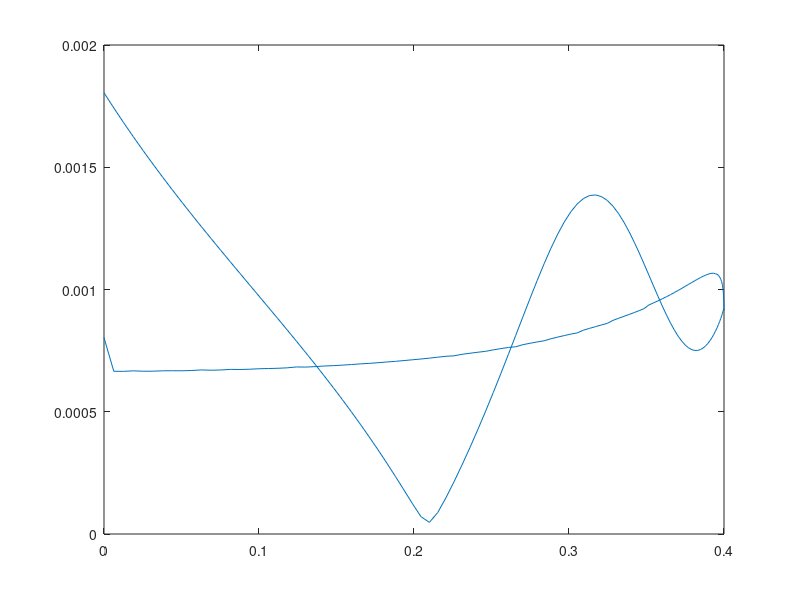

Here is the MATLAB script that generated this plot:
function application196
%definition des constantes
N=200; lamda=1; eta=377;
phi=pi/3;e=2.718; si=1.781;
k=2*pi/lamda;r=0.4;a=-pi/(N-1);
delta=2*pi*r/(N-1);
x=zeros(1,N);
y=zeros(1,N);
A=zeros(N,N);
E=zeros(1,N);
J=zeros(1,N);
%vecteur positions x,y
teta=pi/2;
for n=1:N
    x(1,n)=r*cos(teta);
    y(1,n)=sin(teta);
    teta=teta+a;
end

%vecteur E du champ incident
for n=1:N
    E(1,n)=exp(complex(0,(x(1,n)*cos(phi)+y(1,n)*sin(phi))));
end
%matrice A
for m=1:N
    for n=1:N
            if(n<m)||(n>m)
                   g=k*sqrt((x(n)-x(m))^2+(y(n)-y(m)^2));
                   A(m,n)=eta*k/4*delta*besselh(0,2,g);
            else
                A(n,n)=eta*k/4*(1-i*2/pi*log(si*k*delta/(4*e)));
            end
    end
end

%distribution de la densite de courant surfacique
J=E/A;
for n=1:N
    I(n)=abs(J(n));
end
plot(x,I)
phi1=pi/3; phi2=pi/4;
%vecteurs Vin et Vsn
Vin=zeros(N,1);
Vsn=zeros(1,N);
for m=1:N
    Vi(m,1)=delta*exp(complex(0,k*(x(m)*cos(phi1)+y(m)*sin(phi1))));
    Vs(1,m)=delta*exp(complex(0,k*(x(m)*cos(phi2)+y(m)*sin(phi2))));
end
%matrice Z
Z=delta*A;
%�valuons le terme SRC
SRC=k*eta/4*abs((Vs/Z)*Vi)

% Create the directory if it doesn't exist.
if ~exist('results/application196', 'dir')
    mkdir('results/application196');
end

% Base filename for text results
baseFilename_text = 'results/application196/application196_results.txt';
filename_text = baseFilename_text;
count_text = 1;

% Check if the text file exists and update the filename with a count
while exist(filename_text, 'file')
    filename_text = sprintf('results/application196/application196_results_%d.txt', count_text);
    count_text = count_text + 1;
end

% Open the text file for writing results
fileID_text = fopen(filename_text, 'w');

% Write variables and results to the text file
fprintf(fileID_text, 'N = %d\n', N);
fprintf(fileID_text, 'lamda = %f\n', lamda);
fprintf(fileID_text, 'eta = %f\n', eta);
fprintf(fileID_text, 'phi = %f\n', phi);
fprintf(fileID_text, 'k = %f\n', k);
fprintf(fileID_text, 'r = %f\n', r);
fprintf(fileID_text, 'a = %f\n', a);
fprintf(fileID_text, 'delta = %f\n', delta);
fprintf(fileID_text, 'SRC = %f\n', SRC);

% Close the text file
fclose(fileID_text);

% Base filename for image results
baseFilename_image = 'results/application196/application196_current_density';
filename_image = baseFilename_image;
count_image = 1;

% Check if the image file exists and update the filename with a count
while exist([filename_image '.png'], 'file')
    filename_image = sprintf('results/application196/application196_current_density_%d', count_image);
    count_image = count_image + 1;
end

% Save the current density plot as an image
saveas(gcf, [filename_image '.png']);

